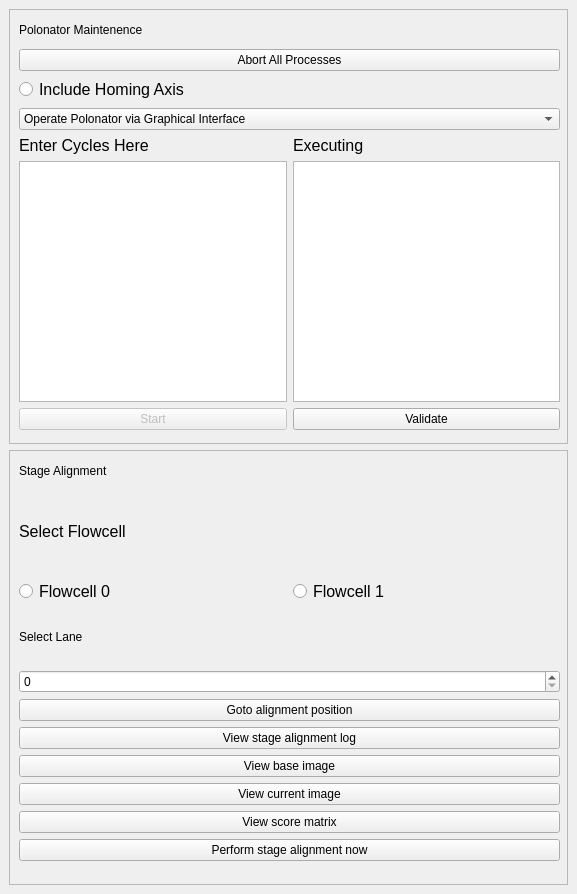
    <widget class="QWidget" name="tab_6">
     <attribute name="title">
      <string>Maintenence</string>
     </attribute>
     <widget class="QFrame" name="frame">
      <property name="geometry">
       <rect>
        <x>9</x>
        <y>9</y>
        <width>559</width>
        <height>435</height>
       </rect>
      </property>
      <property name="frameShape">
       <enum>QFrame::StyledPanel</enum>
      </property>
      <property name="frameShadow">
       <enum>QFrame::Raised</enum>
      </property>
      <widget class="QWidget" name="layoutWidget">
       <property name="geometry">
        <rect>
         <x>10</x>
         <y>40</y>
         <width>541</width>
         <height>381</height>
        </rect>
       </property>
       <layout class="QVBoxLayout" name="verticalLayout_6">
        <item>
         <layout class="QVBoxLayout" name="verticalLayout_11">
          <item>
           <layout class="QGridLayout" name="gridLayout">
            <property name="leftMargin">
             <number>0</number>
            </property>
            <property name="bottomMargin">
             <number>0</number>
            </property>
            <property name="horizontalSpacing">
             <number>6</number>
            </property>
            <item row="0" column="0">
             <widget class="QPushButton" name="stopButton">
              <property name="text">
               <string>Abort All Processes</string>
              </property>
             </widget>
            </item>
            <item row="1" column="0">
             <widget class="QRadioButton" name="homing_axis">
              <property name="font">
               <font>
                <pointsize>12</pointsize>
               </font>
              </property>
              <property name="text">
               <string>Include Homing Axis</string>
              </property>
             </widget>
            </item>
           </layout>
          </item>
          <item>
           <widget class="QComboBox" name="comboBox">
            <item>
             <property name="text">
              <string>Operate Polonator via Graphical Interface</string>
             </property>
            </item>
            <item>
             <property name="text">
              <string>Operate Polonator via Touch Sensor</string>
             </property>
            </item>
           </widget>
          </item>
         </layout>
        </item>
        <item>
         <layout class="QGridLayout" name="gridLayout_15">
          <item row="0" column="0">
           <widget class="QLabel" name="EnterCyclesHerelabel">
            <property name="font">
             <font>
              <pointsize>12</pointsize>
             </font>
            </property>
            <property name="lineWidth">
             <number>1</number>
            </property>
            <property name="midLineWidth">
             <number>1</number>
            </property>
            <property name="text">
             <string>Enter Cycles Here</string>
            </property>
           </widget>
          </item>
          <item row="0" column="1">
           <widget class="QLabel" name="Executinglabel">
            <property name="font">
             <font>
              <pointsize>12</pointsize>
             </font>
            </property>
            <property name="text">
             <string>Executing</string>
            </property>
           </widget>
          </item>
          <item row="1" column="0">
           <widget class="QTextEdit" name="polonatorCycleEntry"/>
          </item>
          <item row="1" column="1">
           <widget class="QTextEdit" name="polonatorCycleList">
            <property name="focusPolicy">
             <enum>Qt::ClickFocus</enum>
            </property>
           </widget>
          </item>
          <item row="2" column="0">
           <widget class="QPushButton" name="polonatorStart">
            <property name="enabled">
             <bool>false</bool>
            </property>
            <property name="text">
             <string>Start</string>
            </property>
           </widget>
          </item>
          <item row="2" column="1">
           <widget class="QPushButton" name="polonatorCycleEntryValidate">
            <property name="text">
             <string>Validate</string>
            </property>
           </widget>
          </item>
         </layout>
        </item>
       </layout>
      </widget>
      <widget class="QLabel" name="label_10">
       <property name="geometry">
        <rect>
         <x>10</x>
         <y>10</y>
         <width>181</width>
         <height>21</height>
        </rect>
       </property>
       <property name="text">
        <string>Polonator Maintenence</string>
       </property>
      </widget>
     </widget>
     <widget class="QFrame" name="frame_2">
      <property name="geometry">
       <rect>
        <x>9</x>
        <y>450</y>
        <width>559</width>
        <height>435</height>
       </rect>
      </property>
      <property name="frameShape">
       <enum>QFrame::StyledPanel</enum>
      </property>
      <property name="frameShadow">
       <enum>QFrame::Raised</enum>
      </property>
      <widget class="QLabel" name="label_14">
       <property name="geometry">
        <rect>
         <x>10</x>
         <y>10</y>
         <width>131</width>
         <height>21</height>
        </rect>
       </property>
       <property name="text">
        <string>Stage Alignment</string>
       </property>
      </widget>
      <widget class="QWidget" name="layoutWidget">
       <property name="geometry">
        <rect>
         <x>10</x>
         <y>40</y>
         <width>541</width>
         <height>371</height>
        </rect>
       </property>
       <layout class="QVBoxLayout" name="verticalLayout_12">
        <item>
         <layout class="QVBoxLayout" name="verticalLayout_14">
          <item>
           <widget class="QLabel" name="SelectFlowcelllabel_4">
            <property name="font">
             <font>
              <pointsize>12</pointsize>
             </font>
            </property>
            <property name="text">
             <string>Select Flowcell</string>
            </property>
           </widget>
          </item>
          <item>
           <layout class="QHBoxLayout" name="horizontalLayout_15">
            <item>
             <widget class="QRadioButton" name="stagealign_fc0">
              <property name="font">
               <font>
                <pointsize>12</pointsize>
               </font>
              </property>
              <property name="text">
               <string>Flowcell 0</string>
              </property>
             </widget>
            </item>
            <item>
             <widget class="QRadioButton" name="stagealign_fc1">
              <property name="font">
               <font>
                <pointsize>12</pointsize>
               </font>
              </property>
              <property name="text">
               <string>Flowcell 1</string>
              </property>
             </widget>
            </item>
           </layout>
          </item>
          <item>
           <layout class="QVBoxLayout" name="verticalLayout_2">
            <item>
             <widget class="QLabel" name="Selectlanelabel">
              <property name="text">
               <string>Select Lane</string>
              </property>
             </widget>
            </item>
            <item>
             <widget class="QSpinBox" name="stagealign_lane">
              <property name="maximum">
               <number>7</number>
              </property>
             </widget>
            </item>
           </layout>
          </item>
         </layout>
        </item>
        <item>
         <layout class="QVBoxLayout" name="verticalLayout">
          <item>
           <widget class="QPushButton" name="stagealign_gotoposition">
            <property name="text">
             <string>Goto alignment position</string>
            </property>
           </widget>
          </item>
          <item>
           <widget class="QPushButton" name="stagealign_viewlog">
            <property name="text">
             <string>View stage alignment log</string>
            </property>
           </widget>
          </item>
          <item>
           <widget class="QPushButton" name="stagealign_viewbase">
            <property name="text">
             <string>View base image</string>
            </property>
           </widget>
          </item>
          <item>
           <widget class="QPushButton" name="stagealign_viewcurrent">
            <property name="text">
             <string>View current image</string>
            </property>
           </widget>
          </item>
          <item>
           <widget class="QPushButton" name="stagealign_viewscore">
            <property name="text">
             <string>View score matrix</string>
            </property>
           </widget>
          </item>
          <item>
           <widget class="QPushButton" name="stagealign_dostagealign">
            <property name="text">
             <string>Perform stage alignment now</string>
            </property>
           </widget>
          </item>
         </layout>
        </item>
       </layout>
      </widget>
     </widget>
    </widget>
